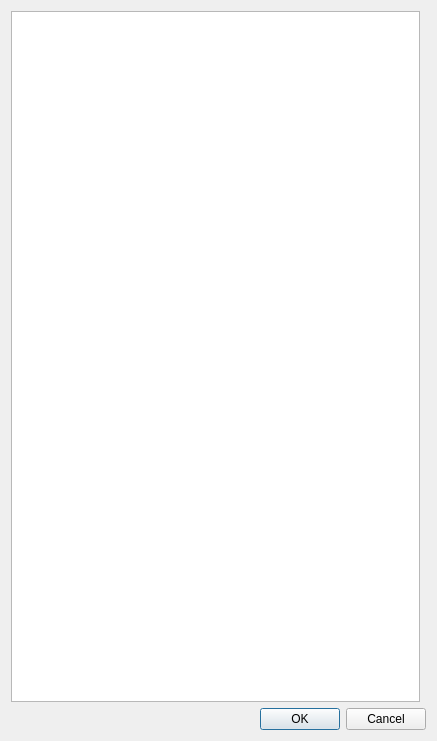
<?xml version="1.0" encoding="UTF-8"?>
<ui version="4.0">
 <class>ViewListDialog</class>
 <widget class="QDialog" name="ViewListDialog">
  <property name="geometry">
   <rect>
    <x>0</x>
    <y>0</y>
    <width>437</width>
    <height>741</height>
   </rect>
  </property>
  <property name="windowTitle">
   <string>View List</string>
  </property>
  <property name="windowIcon">
   <iconset resource="KicadHelper.qrc">
    <normaloff>:/KicadHelper/kicad.png</normaloff>:/KicadHelper/kicad.png</iconset>
  </property>
  <layout class="QGridLayout" name="gridLayout">
   <item row="0" column="0">
    <widget class="QListWidget" name="listWidget"/>
   </item>
   <item row="1" column="0" colspan="2">
    <widget class="QDialogButtonBox" name="buttonBox">
     <property name="orientation">
      <enum>Qt::Horizontal</enum>
     </property>
     <property name="standardButtons">
      <set>QDialogButtonBox::Cancel|QDialogButtonBox::Ok</set>
     </property>
    </widget>
   </item>
  </layout>
 </widget>
 <resources>
  <include location="KicadHelper.qrc"/>
 </resources>
 <connections>
  <connection>
   <sender>buttonBox</sender>
   <signal>rejected()</signal>
   <receiver>ViewListDialog</receiver>
   <slot>reject()</slot>
   <hints>
    <hint type="sourcelabel">
     <x>316</x>
     <y>260</y>
    </hint>
    <hint type="destinationlabel">
     <x>286</x>
     <y>274</y>
    </hint>
   </hints>
  </connection>
  <connection>
   <sender>buttonBox</sender>
   <signal>accepted()</signal>
   <receiver>ViewListDialog</receiver>
   <slot>accept()</slot>
   <hints>
    <hint type="sourcelabel">
     <x>202</x>
     <y>92</y>
    </hint>
    <hint type="destinationlabel">
     <x>202</x>
     <y>60</y>
    </hint>
   </hints>
  </connection>
 </connections>
</ui>
